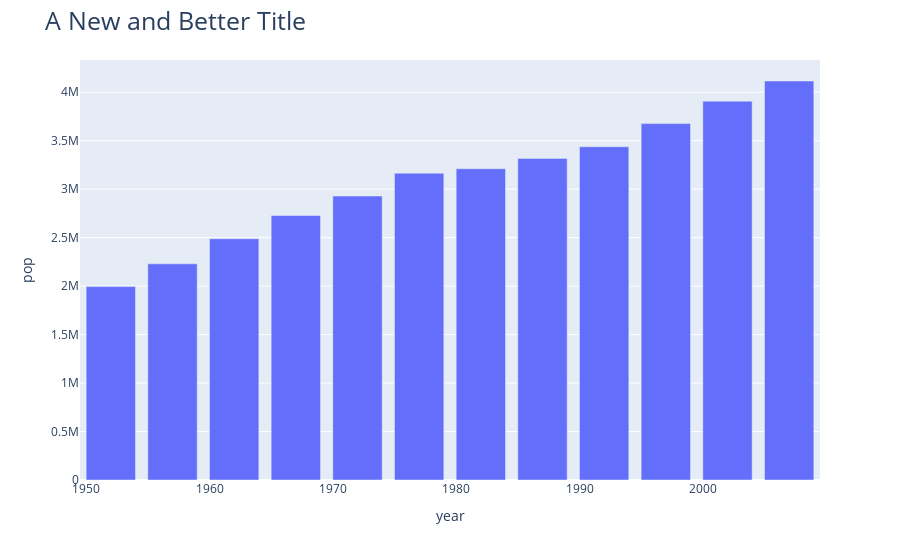

The code cell stored with this chart in its notebook:
### Markdown cell above
# Using `update_layout` and "magic underscores"

We are calling `title` then `text` properties by using magic underscores.
It is like setting up pipeline parameters in ML.

### Code cell
# use update_layout and "magic underscores"
fig.update_layout(title_text="A New and Better Title",
                  title_font_size=25)
fig.show()

### Figure 1 — Plotly figure (JSON) as saved in the notebook; plotly's stock layout.template omitted (floating-point values rounded to 4 significant figures)
{"data": [{"alignmentgroup": "True", "hovertemplate": "year=%{x}<br>pop=%{y}<extra></extra>", "legendgroup": "", "marker": {"color": "#636efa"}, "name": "", "offsetgroup": "", "orientation": "v", "showlegend": false, "textposition": "auto", "type": "bar", "x": [1952, 1957, 1962, 1967, 1972, 1977, 1982, 1987, 1992, 1997, 2002, 2007], "xaxis": "x", "y": [1994794, 2229407, 2488550, 2728150, 2929100, 3164900, 3210650, 3317166, 3437674, 3676187, 3908037, 4115771], "yaxis": "y"}], "layout": {"barmode": "relative", "legend": {"tracegroupgap": 0}, "margin": {"t": 60}, "title": {"font": {"size": 25}, "text": "A New and Better Title"}, "xaxis": {"anchor": "y", "domain": [0, 1], "title": {"text": "year"}}, "yaxis": {"anchor": "x", "domain": [0, 1], "title": {"text": "pop"}}}}
